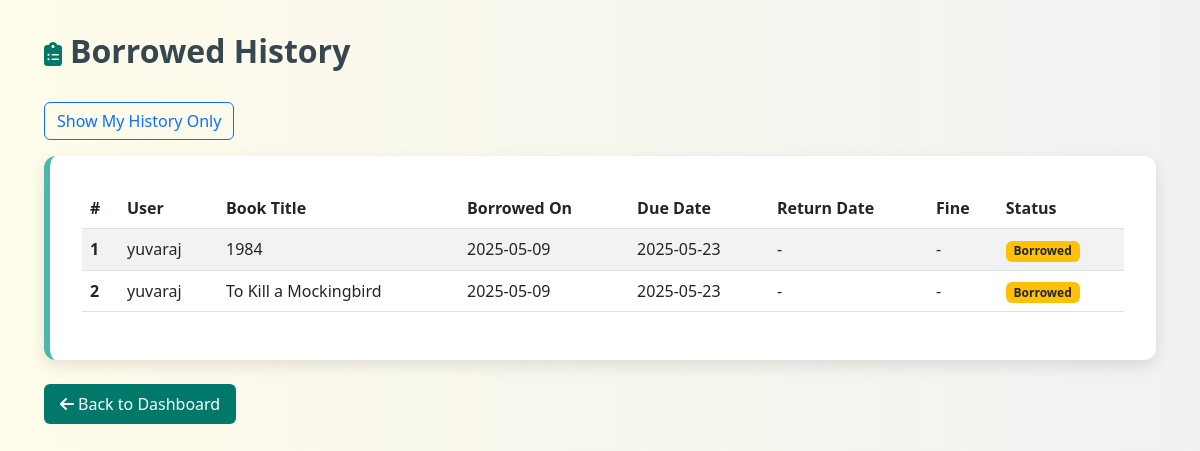
Screenshot of /borrowed_history?show_all=1 (signed in) with the database file from the repository.
### models.py (models this page shows, shortened)
class BorrowedBook(db.Model):
    id = db.Column(db.Integer, primary_key=True)
    user_id = db.Column(db.Integer, db.ForeignKey('user.id'), nullable=False)
    book_id = db.Column(db.Integer, db.ForeignKey('book.id'), nullable=False)
    borrow_date = db.Column(db.DateTime, default=datetime.utcnow)
    due_date = db.Column(db.DateTime, nullable=False)
    return_date = db.Column(db.DateTime, nullable=True)
    is_returned = db.Column(db.Boolean, default=False)
    fine_amount = db.Column(db.Float, default=0.0)
    damage_report = db.Column(db.Text, nullable=True)
    remarks = db.Column(db.Text, nullable=True)
    def is_overdue(self):
        if not self.is_returned and datetime.utcnow() > self.due_date:
            return True
        return False

class User(UserMixin, db.Model):
    id = db.Column(db.Integer, primary_key=True)
    username = db.Column(db.String(64), unique=True, nullable=False)
    email = db.Column(db.String(120), unique=True, nullable=False)
    password_hash = db.Column(db.String(256), nullable=False)
    is_admin = db.Column(db.Boolean, default=False)
    date_joined = db.Column(db.DateTime, default=datetime.utcnow)
    borrowed_books = db.relationship('BorrowedBook', backref='borrower', lazy=True)

class Book(db.Model):
    id = db.Column(db.Integer, primary_key=True)
    title = db.Column(db.String(200), nullable=False)
    author = db.Column(db.String(100), nullable=False)
    category = db.Column(db.String(50), nullable=False)
    quantity = db.Column(db.Integer, default=1)
    available_quantity = db.Column(db.Integer, default=1)
    date_added = db.Column(db.DateTime, default=datetime.utcnow)
    borrowed_records = db.relationship('BorrowedBook', backref='book', lazy=True)

### routes.py (the view)
@app.route('/borrowed_history')
@login_required
def borrowed_history():
    show_all = request.args.get('show_all', False) and current_user.is_admin
    if show_all:
        borrowed_books = BorrowedBook.query.order_by(BorrowedBook.borrow_date.desc()).all()
    else:
        borrowed_books = BorrowedBook.query.filter_by(user_id=current_user.id).order_by(BorrowedBook.borrow_date.desc()).all()
    return render_template('borrowed_history.html', borrowed_books=borrowed_books, show_all=show_all)

### app.py (called while the page is built)
@login_manager.user_loader
def load_user(user_id):
    return db.session.get(User, int(user_id))

### templates/borrowed_history.html (shortened to what this page needs)
<!DOCTYPE html>
<html lang="en">
<head>
  <link href="https://cdn.jsdelivr.net/npm/bootstrap@5.3.0/dist/css/bootstrap.min.css" rel="stylesheet" />
  <link rel="stylesheet" href="https://cdnjs.cloudflare.com/ajax/libs/font-awesome/6.4.0/css/all.min.css" />
</head>
<body>
  <div class="container">
    <h2><i class="fa-solid fa-clipboard-list me-2 icon"></i>Borrowed History</h2>
    {% if current_user.is_admin %}
    <div class="mb-3">
      {% if show_all %}
      <a href="{{ url_for('borrowed_history') }}" class="btn btn-outline-primary">Show My History Only</a>
      {% else %}
      <a href="{{ url_for('borrowed_history', show_all=1) }}" class="btn btn-outline-primary">Show All Users' History</a>
      {% endif %}
    </div>
    {% endif %}
    <div class="history-card mb-4">
      <table class="table table-striped">
        <thead>
          <tr>
            <th scope="col">#</th>
            {% if show_all %}
            <th scope="col">User</th>
            {% endif %}
            <th scope="col">Book Title</th>
            <th scope="col">Borrowed On</th>
            <th scope="col">Due Date</th>
            <th scope="col">Return Date</th>
            <th scope="col">Fine</th>
            <th scope="col">Status</th>
          </tr>
        </thead>
        <tbody>
          {% for borrowed in borrowed_books %}
          <tr>
            <th scope="row">{{ loop.index }}</th>
            {% if show_all %}
            <td>{{ borrowed.borrower.username }}</td>
            {% endif %}
            <td>{{ borrowed.book.title }}</td>
            <td>{{ borrowed.borrow_date.strftime('%Y-%m-%d') }}</td>
            <td>{{ borrowed.due_date.strftime('%Y-%m-%d') }}</td>
            <td>{{ borrowed.return_date.strftime('%Y-%m-%d') if borrowed.return_date else '-' }}</td>
            <td>
              {% if borrowed.fine_amount > 0 %}
              <span class="text-danger">${{ borrowed.fine_amount }}</span>
              {% else %}
              -
              {% endif %}
            </td>
            <td>
              {% if borrowed.is_returned %}
              <span class="badge bg-success">Returned</span>
              {% elif borrowed.is_overdue() %}
              <span class="badge bg-danger">Overdue</span>
              {% else %}
              <span class="badge bg-warning text-dark">Borrowed</span>
              {% endif %}
            </td>
          </tr>
          {% else %}
          <tr>
            <td colspan="{% if show_all %}8{% else %}7{% endif %}" class="text-center">No borrowed history found</td>
          </tr>
          {% endfor %}
        </tbody>
      </table>
    </div>
    <a href="{{ url_for('dashboard') }}" class="btn btn-outline-success btn-back">
      <i class="fa-solid fa-arrow-left me-1"></i>Back to Dashboard
    </a>
  </div>
</body>
</html>

### templates/borrowed_history.html (style rules this page uses)
body { background: linear-gradient(to right, #fefcea, #f1f1f1); font-family: 'Segoe UI', Tahoma, Geneva, Verdana, sans-serif; padding: 2rem; }
h2 { color: #37474f; font-weight: bold; margin-bottom: 2rem; }
.history-card { background-color: #ffffff; border-radius: 12px; padding: 2rem; box-shadow: 0 6px 16px rgba(0, 0, 0, 0.1); transition: transform 0.3s ease, box-shadow 0.3s ease; border-left: 6px solid #4db6ac; }
.table { font-size: 1rem; }
.btn-back { background-color: #00796b; border: none; color: #fff; padding: 0.5rem 1rem; border-radius: 6px; transition: background 0.3s ease; }
.icon { font-size: 1.5rem; color: #00796b; }

### rows the page displays
BorrowedBook: borrower.username "yuvaraj", book "1984", borrow_date "2025-05-09", due_date "2025-05-23", return_date "-", is_returned "Borrowed"
BorrowedBook: borrower.username "yuvaraj", book "To Kill a Mockingbird", borrow_date "2025-05-09", due_date "2025-05-23", return_date "-", is_returned "Borrowed"
